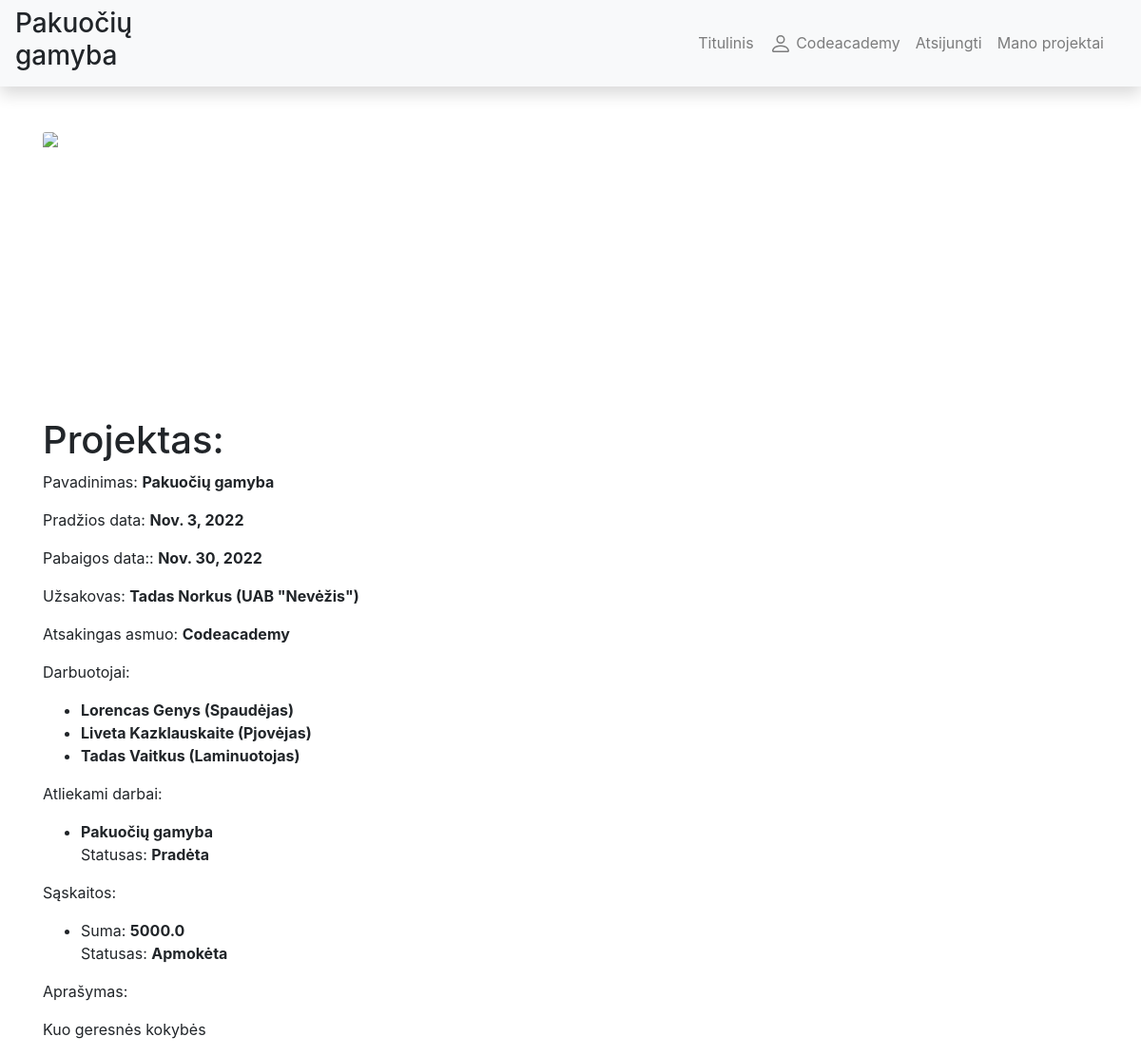
The page /projects/1 (signed in) on the database its author committed.
### main/models.py (models this page shows, shortened)
class Project(models.Model):
    name = models.CharField('name', max_length=200, help_text='Įveskite projekto pavadinimą')
    date_start = models.DateField('Pradžios data', blank=True)
    date_end = models.DateField('Pabaigos data', blank=True)
    client = models.ForeignKey('Client', verbose_name='Klientas', on_delete=models.SET_NULL, null=True, blank=True)
    in_charge = models.ForeignKey(User, verbose_name='Projekto Vadovas', on_delete=models.SET_NULL, null=True,
                                  blank=True)
    employees = models.ManyToManyField("Employee", verbose_name='Darbuotojai',
                                       help_text='Darbuotojai')
    tasks = models.ManyToManyField("Task", verbose_name='Užduotys', help_text='Darbai')
    bills = models.ManyToManyField("Bill", verbose_name='Sąskaitos', help_text='Sąskaitos')
    image = models.ImageField(("Nuotrauka"), upload_to='project_images', null=True, blank=True)
    description = HTMLField(verbose_name='Aprašymas', blank=True, null=True)
    class Meta:
        verbose_name = ('Projektas')
        verbose_name_plural = ('Projektai')

class Client(models.Model):
    first_name = models.CharField('Vardas', max_length=50, help_text='Įveskite kliento vardą')
    last_name = models.CharField('Pavardė', max_length=50, help_text='Įveskite kliento pavardę')
    company = models.CharField('Įmonė', max_length=50, help_text='Įmonės pavadinimas')
    email_field = models.EmailField('Email', max_length=50, help_text='Įveskite kliento elektroninį paštą')
    def __str__(self):
        return f"{self.first_name} {self.last_name} ({self.company})"
    class Meta:
        verbose_name = ('Klientas')
        verbose_name_plural = ('Klientai')

class Employee(models.Model):
    first_name = models.CharField('Vardas', max_length=100, help_text='Įveskite darbuotojo vardą')
    last_name = models.CharField('Pavardė', max_length=100, help_text='Įveskite darbuotojo pavardę')
    position = models.ForeignKey('Position', verbose_name='Pareigos', on_delete=models.SET_NULL, null=True, blank=True)
    def __str__(self):
        return f"{self.first_name} {self.last_name} ({self.position})"
    class Meta:
        verbose_name = ('Darbuotojas')
        verbose_name_plural = ('Darbuotojai')

class Position(models.Model):
    position_name = models.CharField('Pareigos', max_length=100, help_text='Įveskite darbuotojo pareigas')
    def __str__(self):
        return f"{self.position_name}"
    class Meta:
        verbose_name = ('Pareigos')
        verbose_name_plural = ('Pareigos')

class Task(models.Model):
    task_name = models.CharField('Atliekamas darbas', max_length=100, help_text='Įveskite darbo pobudį')
    task_comment = models.TextField('Pastebėjimai', max_length=300,
                                    help_text="Įveskite atliekamo darbo pageidavimus")
    TASK_STATUS = (('A', 'Atlikta'),('B', 'Baigta'),('P', 'Pradėta'))
    status = models.CharField('Užduoties būklė', max_length=1, choices=TASK_STATUS, blank=True, default='P',
                              help_text='Užduoties atlikimo būklė')
    class Meta:
        verbose_name = ('Užduotis')
        verbose_name_plural = ('Užduotys')

class Bill(models.Model):
    issue_date = models.DateField('Sąskaitos išrašymo data', blank=True)
    bill_sum = models.FloatField('Sąskaitos suma', blank=True)
    BILL_STATUS = (
        ('A', 'Apmokėta'),
        ('N', 'Neapmokėta'),
    )
    status = models.CharField('Užduoties būklė', max_length=1, choices=BILL_STATUS, blank=True, default='N',
                              help_text='Užduoties vydymo būklė')
    class Meta:
        verbose_name = ('Sąskaita')
        verbose_name_plural = ('Sąskaitos')

### main/views.py (the view)
# urls.py: path('projects/<int:pk>', views.ProjectDetailView.as_view(), name='project'),
class ProjectDetailView(LoginRequiredMixin, UserPassesTestMixin, generic.DetailView):
    model = Project
    template_name = 'project.html'
    context_object_name = 'project'
    def test_func(self):
        self.object = self.get_object()
        if self.request.user == self.object.in_charge or self.request.user.is_superuser:
            return True
        return False

### main/templates/project.html (shortened to what this page needs)
{% extends "base.html" %}
{% block content %}
{% load static %}
{% if project.image %}
<img src="{{ project.image.url }}" style="width:300px" class="card-img-top" alt="...">
{% else %}
<img src="{% static 'img/default.png' %}" style="width:300px" class="card-img-top">
{% endif %}
<h1>Projektas:</h1>
<p>Pavadinimas: <strong> {{ project.name }} </strong></p>
<p>Pradžios data: <strong> {{ project.date_start }} </strong></p>
<p>Pabaigos data:: <strong> {{ project.date_end }} </strong></p>
<p>Užsakovas: <strong> {{ project.client }} </strong></p>
<p>Atsakingas asmuo: <strong> {{ project.in_charge }}</strong> </p>
<p>Darbuotojai: </p>
<ul>
    {% for employee in project.employees.all %}
        <li> <strong> {{ employee }} </strong> </li>
    {% endfor %}
</ul>
<p>Atliekami darbai: </p>
<ul>
    {% for task in project.tasks.all %}
        <li> <strong> {{ task.task_name }} </strong> <p> Statusas: <strong> {{ task.get_status_display }} </strong> </p> </li>
    {% endfor %}
</ul>
<p>Sąskaitos: </p>
<ul>
    {% for bill in project.bills.all %}
        <li> Suma: <strong> {{ bill.bill_sum }} </strong> <p> Statusas: <strong> {{ bill.get_status_display }} </strong> </p> </li>
    {% endfor %}
</ul>
{% if project.description %}
<p>Aprašymas: {{ project.description | safe }} </p>
{% endif %}
{% endblock %}

### main/templates/base.html (shortened to what this page needs)
{% load static %}
<!DOCTYPE html>
<html lang="en">
<head>
  <link rel="stylesheet" href="https://maxcdn.bootstrapcdn.com/bootstrap/4.5.0/css/bootstrap.min.css">
  {% load static %}
  {% include "navbar.html" %}
  <link rel="stylesheet" href="{% static 'css/styles.css' %}">
</head>
<body>
<div class="container">
{% block content %}{% endblock %}
</div>
</body>
</html>

### main/templates/navbar.html (shortened to what this page needs)
<nav class="navbar navbar-expand-lg navbar-light bg-light static-top mb-5 shadow">
    <h3>Pakuočių gamyba</h3>
    <div class="container">
      <div class="collapse navbar-collapse" id="navbarResponsive">
        <ul class="navbar-nav ml-auto">
          <li class="nav-item">
            <a class="nav-link" href="{% url 'index' %}">Titulinis</a>
          </li>
        {% if user.is_authenticated %}
          <li class="nav-item"><a class="nav-link">
          {{ user.get_username }}</a></li>
          <li class="nav-item"><a class="nav-link" href="{% url 'logout' %}">Atsijungti</a></li>
          <li class="nav-item"><a class="nav-link" href="{% url 'my-projects' %}">Mano projektai</a></li>
        {% else %}
          <li class="nav-item"><a class="nav-link" href="{% url 'login' %}">Prisijungti</a></li>
          <li class="nav-item"><a class="nav-link" href="{% url 'register' %}">Registruotis</a></li>
        </ul>
        {% endif %}
      </div>
    </div>
  </nav>

### main/migrations/static/css/styles.css (style rules this page uses)
img { max-height: 300px; min-height: 300px; max-width:300px; min-width: 300px; object-fit: cover; }

### rows shown on the page
Project: name "Pakuočių gamyba", date_start "Nov. 3, 2022", date_end "Nov. 30, 2022", client "Tadas Norkus (UAB \"Nevėžis\")", in_charge "Codeacademy", description "Kuo geresnės kokybės"
Employee: first_name+last_name+position "Lorencas Genys (Spaudėjas)"
Employee: first_name+last_name+position "Liveta Kazklauskaite (Pjovėjas)"
Employee: first_name+last_name+position "Tadas Vaitkus (Laminuotojas)"
Task: task_name "Pakuočių gamyba", status "Pradėta"
Bill: bill_sum "5000.0", status "Apmokėta"

### other values the page prints
{{ user.get_username }} "Codeacademy"
